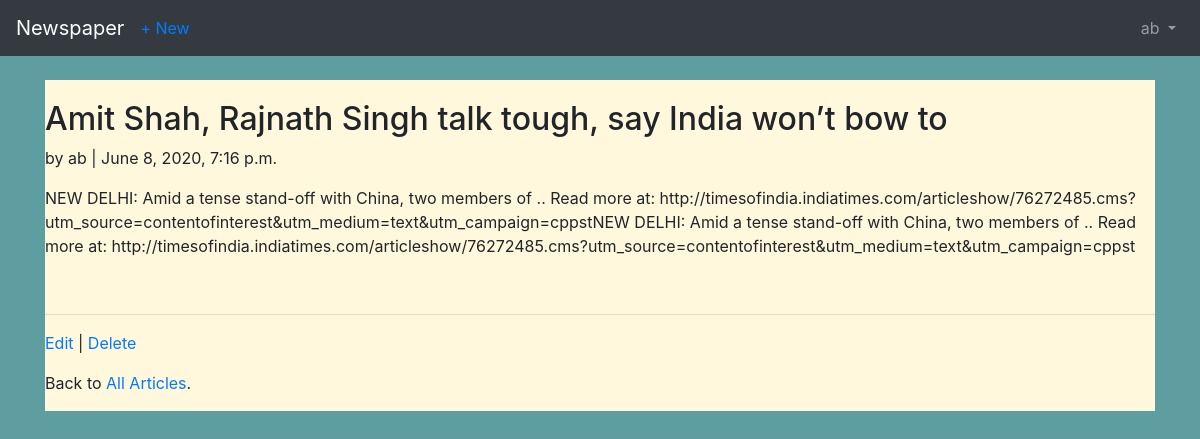
/articles/2/ (signed in), run on the app's committed database.
### users/models.py (models this page shows)
class CustomUser(AbstractUser):
    age = models.PositiveIntegerField(null=True, blank=True)

### articles/models.py (models this page shows, shortened)
class Article(models.Model):
    title = models.CharField(max_length=255)
    body = models.TextField()
    date = models.DateTimeField(auto_now_add=True)
    author = models.ForeignKey(
        get_user_model(),
        on_delete=models.CASCADE,
    )

### articles/views.py (the view)
class ArticleDetailView(LoginRequiredMixin, DetailView):
    model = Article
    template_name = 'article_detail.html'
    login_url = 'login'

### templates/article_detail.html
{% extends 'base.html' %}
{% block content %}
<div class="create">
  <div class="article-entry">
    <h2>{{ object.title }}</h2>
      <p>by {{ object.author }} | {{ object.date }}</p>
      <p>{{ object.body }}</p>
    <br>
    <hr>
    <p><a href="{% url 'article_edit' article.pk %}">Edit</a> | <a href="{% url 'article_delete' article.pk %}">Delete</a></p>
    <p>Back to <a href="{% url 'article_list' %}">All Articles</a>.</p>
    </div>
</div>
{% endblock content %}

### templates/base.html (shortened to what this page needs)
{% load static %}
<!doctype html>
<html lang="en">
  <head>
    <link rel="stylesheet" href="https://stackpath.bootstrapcdn.com/bootstrap/4.1.3/css/bootstrap.min.css">
{% load static %}
    <link rel='stylesheet'  href="{% static 'css/base.css' %}">
  </head>
  <body>
    <nav class="navbar navbar-expand-md navbar-dark bg-dark mb-4">
      <a class="navbar-brand" href="{% url 'home' %}">Newspaper</a>
      {% if user.is_authenticated %}
        <ul class="navbar-nav mr-auto">
          <li class="nav-item"><a href="{% url 'article_new' %}">+ New</a></li>
        </ul>
      {% endif %}
      <div class="collapse navbar-collapse" id="navbarCollapse">
        {% if user.is_authenticated %}
          <ul class="navbar-nav ml-auto">
            <li class="nav-item">
              <a class="nav-link dropdown-toggle" href="#" id="userMenu" data-toggle="dropdown" aria-haspopup="true" aria-expanded="false">
                {{ user.username }}
              </a>
            </li>
          </ul>
        {% endif %}
      </div>
    </nav>
    <div class="container">
      {% block content %}
      {% endblock content %}
    </div>
  </body>
</html>

### static/css/base.css (style rules this page uses)
body { background-color: cadetblue; }
.create { display: flex; padding-top: 20px; justify-content: center; background-color: cornsilk; margin-bottom: 10%; }

### data on the page
CustomUser: username "ab"
Article: title "Amit Shah, Rajnath Singh talk tough, say India won’t bow to", author "ab", date "June 8, 2020, 7:16 p.m.", body "NEW DELHI: Amid a tense stand-off with China, two members of .. Read more at: http://timesofindia.indiatimes.com/articleshow/76272485.cms?utm_source=contentofinterest&utm_medium=text&utm_campaign=cppstNEW DELHI: Amid a tense stand-off with China, two members of .. Read more at: http://timesofindia.indiatimes.com/articleshow/76272485.cms?utm_source=contentofinterest&utm_medium=text&utm_campaign=cppst"
